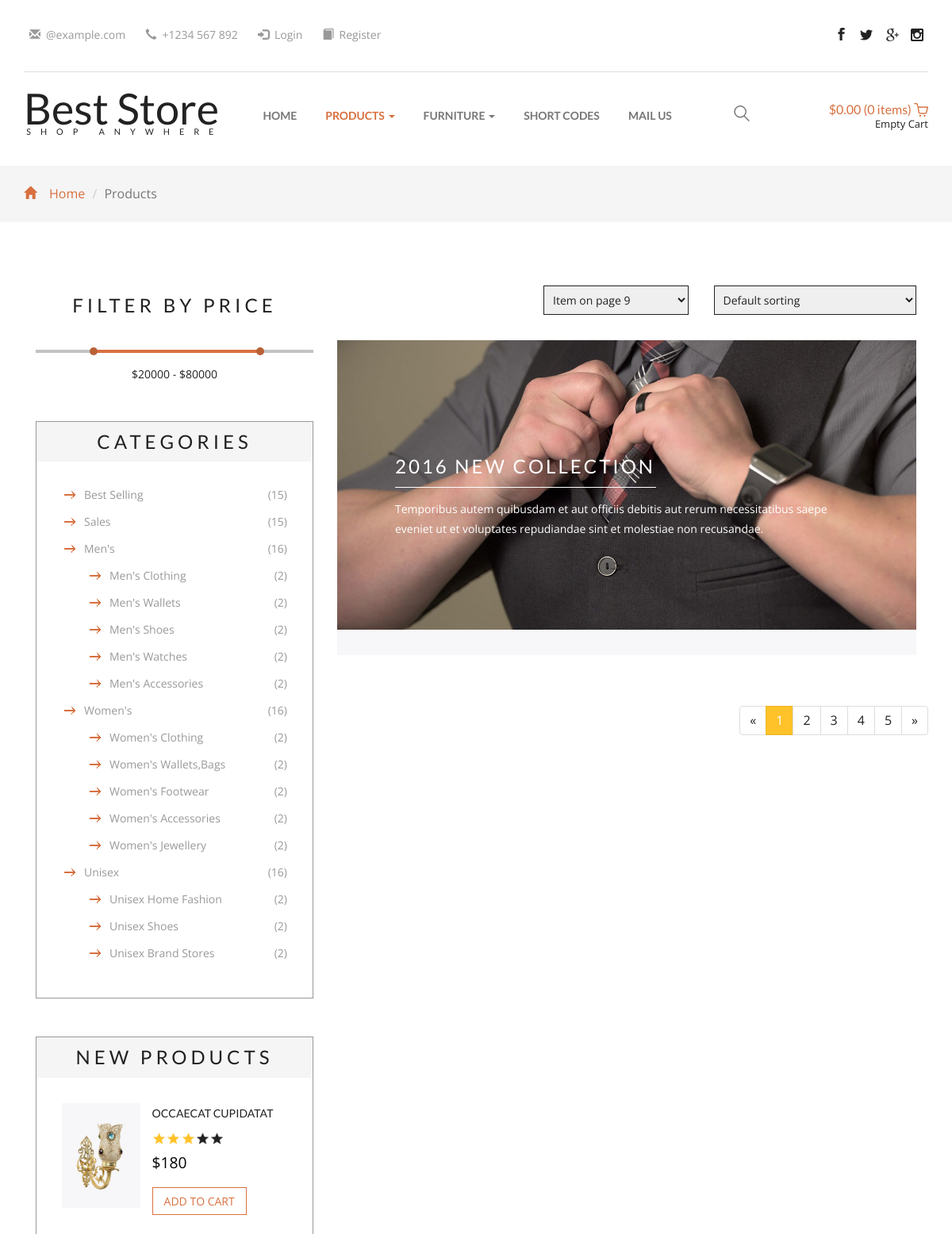
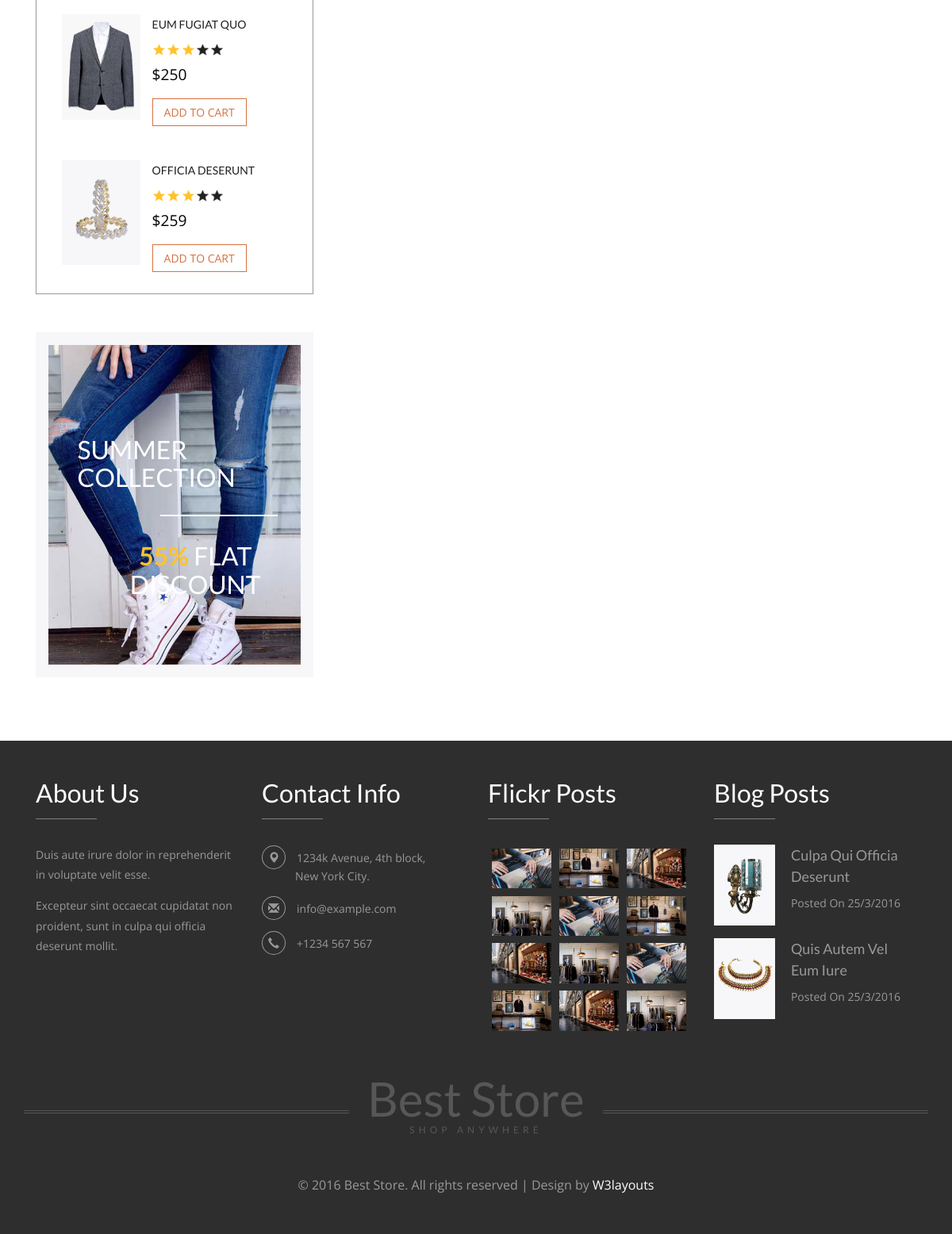
The page /view/routes.php?page=showProducts&id_sub_category=17 on the database its author committed (2 pictures, top to bottom).
### tables this page shows
CREATE TABLE `subcategory` (
  `id_sub_category` int(11) NOT NULL,
  `subcategory_name` varchar(255) NOT NULL,
  `category_id` int(11) NOT NULL
);

### controller/Controller.php (called while the page is built, shortened)
<?php
require_once '../model/DAO.php';
class Controller{
  public function showProducts(){
		 $dao=new DAO();
		 $categories=$dao->getCategoriesAndSubcategories();
		 include 'products.php';
	}
}

### config/db.php (called while the page is built)
<?php
class DB{
    private static $factory;
    public static function createInstance($config = null)
    {
        $settings['dbname'] = 'hardcodeone';
        $settings['dbhost'] = '127.0.0.1';
        $settings['dbuser'] = 'root';
        $settings['dbpass'] = '';
        try{
            $dsn = 'mysql:dbname=' . $settings['dbname'] . ';host=' . $settings['dbhost'];
            $pdo = new PDO($dsn, $settings['dbuser'], $settings['dbpass'], array(PDO::MYSQL_ATTR_INIT_COMMAND => "SET NAMES utf8"));
            $pdo->setAttribute(PDO::ATTR_ERRMODE, PDO::ERRMODE_EXCEPTION);
            $pdo->setAttribute(PDO::ATTR_EMULATE_PREPARES, true);
            $pdo->setAttribute(PDO::ATTR_DEFAULT_FETCH_MODE, PDO::FETCH_ASSOC);
            self::$factory[$config] = $pdo;
            return self::$factory[$config];
        }
        catch (PDOException $e) {
            die ('Connection failed: ' . $e->getMessage());
        }
    }
}
?>

### model/DAO.php (called while the page is built, shortened)
<?php
require_once '../config/db.php';
class DAO{
	private $db;
	private $GET_CATEGORIES_AND_SUBCATEGORIES="SELECT category.*,subcategory.* FROM category JOIN subcategory ON subcategory.category_id=category.id";
	public function __construct(){
		$this->db =DB::createInstance();
	}
	public function getCategoriesAndSubcategories(){
		$statement =$this->db->prepare($this->GET_CATEGORIES_AND_SUBCATEGORIES);
		$statement->execute();
		$result=$statement->fetchAll();
		return $result;
	}
}

### view/products.php (the view, shortened to what this page needs)
<?php
$categories=isset($categories)?$categories:array();
$noviNiz = array();
foreach($categories as $key => $item)
{
   $noviNiz[$item['category_name']][$key]['id_sub_category']=$item['id_sub_category'];
   $noviNiz[$item['category_name']][$key]['subcategory_name']=$item['subcategory_name'];
}
krsort($noviNiz, SORT_NUMERIC);
?>
<!DOCTYPE html>
<html>
<head>
<link href="css/bootstrap.css" rel="stylesheet" type="text/css" media="all" />
<link href="css/style.css" rel="stylesheet" type="text/css" media="all" />
<link rel="stylesheet" type="text/css" href="css/jquery-ui.css">
<link href="css/animate.min.css" rel="stylesheet">
</head>
<body>
	<div class="header">
		<div class="container">
			<div class="header-grid">
				<div class="header-grid-left animated wow slideInLeft" data-wow-delay=".5s">
					<ul>
						<li><i class="glyphicon glyphicon-envelope" aria-hidden="true"></i><a href="mailto:info@example.com">@example.com</a></li>
						<li><i class="glyphicon glyphicon-earphone" aria-hidden="true"></i>+1234 <span>567</span> 892</li>
						<li><i class="glyphicon glyphicon-log-in" aria-hidden="true"></i><a href="routes.php?page=showlogin">Login</a></li>
						<li><i class="glyphicon glyphicon-book" aria-hidden="true"></i><a href="routes.php?page=showregister">Register</a></li>
					</ul>
				</div>
				<div class="header-grid-right animated wow slideInRight" data-wow-delay=".5s">
					<ul class="social-icons">
						<li><a href="#" class="facebook"></a></li>
						<li><a href="#" class="twitter"></a></li>
						<li><a href="#" class="g"></a></li>
						<li><a href="#" class="instagram"></a></li>
					</ul>
				</div>
				<div class="clearfix"> </div>
			</div>
			<div class="logo-nav">
				<div class="logo-nav-left animated wow zoomIn" data-wow-delay=".5s">
					<h1><a href="routes.php?page=index">Best Store <span>Shop anywhere</span></a></h1>
				</div>
				<div class="logo-nav-left1">
					<nav class="navbar navbar-default">
					<div class="collapse navbar-collapse" id="bs-megadropdown-tabs">
						<ul class="nav navbar-nav">
							<li><a href="index.html">Home</a></li>
							 <li class="dropdown active">
								<a href="#" class="dropdown-toggle act" data-toggle="dropdown">Products <b class="caret"></b></a>
							</li>
							<li class="dropdown">
								<a href="#" class="dropdown-toggle" data-toggle="dropdown">Furniture <b class="caret"></b></a>
							</li>
							<li><a href="short-codes.html">Short Codes</a></li>
							<li><a href="mail.html">Mail Us</a></li>
						</ul>
					</div>
					</nav>
				</div>
				<div class="logo-nav-right">
					<div class="search-box">
						<div id="sb-search" class="sb-search">
							<form>
								<span class="sb-icon-search"> </span>
							</form>
						</div>
					</div>
				</div>
				<div class="header-right">
					<div class="cart box_1">
						<a href="checkout.html">
							<h3> <div class="total">
								<span class="simpleCart_total"></span> (<span id="simpleCart_quantity" class="simpleCart_quantity"></span> items)</div>
								<img src="images/bag.png" alt="" />
							</h3>
						</a>
						<p><a href="javascript:;" class="simpleCart_empty">Empty Cart</a></p>
					</div>
				</div>
				<div class="clearfix"> </div>
			</div>
		</div>
	</div>
	<div class="breadcrumbs">
		<div class="container">
			<ol class="breadcrumb breadcrumb1 animated wow slideInLeft" data-wow-delay=".5s">
				<li><a href="index.html"><span class="glyphicon glyphicon-home" aria-hidden="true"></span>Home</a></li>
				<li class="active">Products</li>
			</ol>
		</div>
	</div>
	<div class="products">
		<div class="container">
			<div class="col-md-4 products-left">
				<div class="filter-price animated wow slideInUp" data-wow-delay=".5s">
					<h3>Filter By Price</h3>
					<ul class="dropdown-menu1">
							<li><a href="">
							<div id="slider-range"></div>
							<input type="text" id="amount" style="border: 0" />
							</a></li>
					</ul>
				</div>
				<div class="categories animated wow slideInUp" data-wow-delay=".5s">
					<h3>Categories</h3>
					<ul class="cate">
						<li><a href="products.html">Best Selling</a> <span>(15)</span></li>
            <li><a href="products.html">Sales</a> <span>(15)</span></li>
            <?php foreach ($noviNiz as $key => $value) {
            ?>
						<li><a href="products.html"><?php echo $key;?></a> <span>(16)</span></li>
              <?php  foreach ($value as $jedna) {
              ?>
							<ul>
								<li><a href="products.html"><?php echo $jedna['subcategory_name']; ?></a> <span>(2)</span></li>
							</ul>
          <?php
            }
           } ?>
							</ul>
				</div>
				<div class="new-products animated wow slideInUp" data-wow-delay=".5s">
					<h3>New Products</h3>
					<div class="new-products-grids">
						<div class="new-products-grid">
							<div class="new-products-grid-left">
								<a href="single.html"><img src="images/6.jpg" alt=" " class="img-responsive" /></a>
							</div>
							<div class="new-products-grid-right">
								<h4><a href="single.html">occaecat cupidatat</a></h4>
								<div class="rating">
									<div class="rating-left">
										<img src="images/2.png" alt=" " class="img-responsive">
									</div>
									<div class="rating-left">
										<img src="images/2.png" alt=" " class="img-responsive">
									</div>
									<div class="rating-left">
										<img src="images/2.png" alt=" " class="img-responsive">
									</div>
									<div class="rating-left">
										<img src="images/1.png" alt=" " class="img-responsive">
									</div>
									<div class="rating-left">
										<img src="images/1.png" alt=" " class="img-responsive">
									</div>
								</div>
								<div class="simpleCart_shelfItem new-products-grid-right-add-cart">
									<p> <span class="item_price">$180</span><a class="item_add" href="#">add to cart </a></p>
								</div>
							</div>
							<div class="clearfix"> </div>
						</div>
						<div class="new-products-grid">
							<div class="new-products-grid-left">
								<a href="single.html"><img src="images/26.jpg" alt=" " class="img-responsive" /></a>
							</div>
							<div class="new-products-grid-right">
								<h4><a href="single.html">eum fugiat quo</a></h4>
								<div class="rating">
									<div class="rating-left">
										<img src="images/2.png" alt=" " class="img-responsive">
									</div>
									<div class="rating-left">
										<img src="images/2.png" alt=" " class="img-responsive">
									</div>
									<div class="rating-left">
										<img src="images/2.png" alt=" " class="img-responsive">
									</div>
									<div class="rating-left">
										<img src="images/1.png" alt=" " class="img-responsive">
									</div>
									<div class="rating-left">
										<img src="images/1.png" alt=" " class="img-responsive">
									</div>
								</div>
								<div class="simpleCart_shelfItem new-products-grid-right-add-cart">
									<p> <span class="item_price">$250</span><a class="item_add" href="#">add to cart </a></p>
								</div>
							</div>
							<div class="clearfix"> </div>
						</div>
						<div class="new-products-grid">
							<div class="new-products-grid-left">
								<a href="single.html"><img src="images/11.jpg" alt=" " class="img-responsive" /></a>
							</div>
							<div class="new-products-grid-right">
								<h4><a href="single.html">officia deserunt</a></h4>
								<div class="rating">
									<div class="rating-left">
										<img src="images/2.png" alt=" " class="img-responsive">
									</div>
									<div class="rating-left">
										<img src="images/2.png" alt=" " class="img-responsive">
									</div>
									<div class="rating-left">
										<img src="images/2.png" alt=" " class="img-responsive">
									</div>
									<div class="rating-left">
										<img src="images/1.png" alt=" " class="img-responsive">
									</div>
									<div class="rating-left">
										<img src="images/1.png" alt=" " class="img-responsive">
									</div>
								</div>
								<div class="simpleCart_shelfItem new-products-grid-right-add-cart">
									<p> <span class="item_price">$259</span><a class="item_add" href="#">add to cart </a></p>
								</div>
							</div>
							<div class="clearfix"> </div>
						</div>
					</div>
				</div>
				<div class="men-position animated wow slideInUp" data-wow-delay=".5s">
					<a href="single.html"><img src="images/27.jpg" alt=" " class="img-responsive" /></a>
					<div class="men-position-pos">
						<h4>Summer collection</h4>
						<h5><span>55%</span> Flat Discount</h5>
					</div>
				</div>
			</div>
			<div class="col-md-8 products-right">
				<div class="products-right-grid">
					<div class="products-right-grids animated wow slideInRight" data-wow-delay=".5s">
						<div class="sorting">
							<select id="country" onchange="change_country(this.value)" class="frm-field required sect">
								<option value="null">Default sorting</option>
							</select>
						</div>
						<div class="sorting-left">
							<select id="country1" onchange="change_country(this.value)" class="frm-field required sect">
								<option value="null">Item on page 9</option>
							</select>
						</div>
					</div>
					<div class="products-right-grids-position animated wow slideInRight" data-wow-delay=".5s">
						<img src="images/18.jpg" alt=" " class="img-responsive" />
						<div class="products-right-grids-position1">
							<h4>2016 New Collection</h4>
							<p>Temporibus autem quibusdam et aut officiis debitis aut rerum
								necessitatibus saepe eveniet ut et voluptates repudiandae sint et molestiae
								non recusandae.</p>
						</div>
					</div>
				</div>
				<div class="products-right-grids-bottom">
					</div>
				</div>
				<nav class="numbering animated wow slideInRight" data-wow-delay=".5s">
				  <ul class="pagination paging">
					<li>
					  <a href="#" aria-label="Previous">
						<span aria-hidden="true">&laquo;</span>
					  </a>
					</li>
					<li class="active"><a href="#">1<span class="sr-only">(current)</span></a></li>
					<li><a href="#">2</a></li>
					<li><a href="#">3</a></li>
					<li><a href="#">4</a></li>
					<li><a href="#">5</a></li>
					<li>
					  <a href="#" aria-label="Next">
						<span aria-hidden="true">&raquo;</span>
					  </a>
					</li>
				  </ul>
				</nav>
			</div>
		</div>
	<div class="footer">
		<div class="container">
			<div class="footer-grids">
				<div class="col-md-3 footer-grid animated wow slideInLeft" data-wow-delay=".5s">
					<h3>About Us</h3>
					<p>Duis aute irure dolor in reprehenderit in voluptate velit esse.<span>Excepteur sint occaecat cupidatat
						non proident, sunt in culpa qui officia deserunt mollit.</span></p>
				</div>
				<div class="col-md-3 footer-grid animated wow slideInLeft" data-wow-delay=".6s">
					<h3>Contact Info</h3>
					<ul>
						<li><i class="glyphicon glyphicon-map-marker" aria-hidden="true"></i>1234k Avenue, 4th block, <span>New York City.</span></li>
						<li><i class="glyphicon glyphicon-envelope" aria-hidden="true"></i><a href="mailto:info@example.com">info@example.com</a></li>
						<li><i class="glyphicon glyphicon-earphone" aria-hidden="true"></i>+1234 567 567</li>
					</ul>
				</div>
				<div class="col-md-3 footer-grid animated wow slideInLeft" data-wow-delay=".7s">
					<h3>Flickr Posts</h3>
					<div class="footer-grid-left">
						<a href="single.html"><img src="images/13.jpg" alt=" " class="img-responsive" /></a>
					</div>
					<div class="footer-grid-left">
						<a href="single.html"><img src="images/14.jpg" alt=" " class="img-responsive" /></a>
					</div>
					<div class="footer-grid-left">
						<a href="single.html"><img src="images/15.jpg" alt=" " class="img-responsive" /></a>
					</div>
					<div class="footer-grid-left">
						<a href="single.html"><img src="images/16.jpg" alt=" " class="img-responsive" /></a>
					</div>
					<div class="footer-grid-left">
						<a href="single.html"><img src="images/13.jpg" alt=" " class="img-responsive" /></a>
					</div>
					<div class="footer-grid-left">
						<a href="single.html"><img src="images/14.jpg" alt=" " class="img-responsive" /></a>
					</div>
					<div class="footer-grid-left">
						<a href="single.html"><img src="images/15.jpg" alt=" " class="img-responsive" /></a>
					</div>
					<div class="footer-grid-left">
						<a href="single.html"><img src="images/16.jpg" alt=" " class="img-responsive" /></a>
					</div>
					<div class="footer-grid-left">
						<a href="single.html"><img src="images/13.jpg" alt=" " class="img-responsive" /></a>
					</div>
					<div class="footer-grid-left">
						<a href="single.html"><img src="images/14.jpg" alt=" " class="img-responsive" /></a>
					</div>
					<div class="footer-grid-left">
						<a href="single.html"><img src="images/15.jpg" alt=" " class="img-responsive" /></a>
					</div>
					<div class="footer-grid-left">
						<a href="single.html"><img src="images/16.jpg" alt=" " class="img-responsive" /></a>
					</div>
					<div class="clearfix"> </div>
				</div>
				<div class="col-md-3 footer-grid animated wow slideInLeft" data-wow-delay=".8s">
					<h3>Blog Posts</h3>
					<div class="footer-grid-sub-grids">
						<div class="footer-grid-sub-grid-left">
							<a href="single.html"><img src="images/9.jpg" alt=" " class="img-responsive" /></a>
						</div>
						<div class="footer-grid-sub-grid-right">
							<h4><a href="single.html">culpa qui officia deserunt</a></h4>
							<p>Posted On 25/3/2016</p>
						</div>
						<div class="clearfix"> </div>
					</div>
					<div class="footer-grid-sub-grids">
						<div class="footer-grid-sub-grid-left">
							<a href="single.html"><img src="images/10.jpg" alt=" " class="img-responsive" /></a>
						</div>
						<div class="footer-grid-sub-grid-right">
							<h4><a href="single.html">Quis autem vel eum iure</a></h4>
							<p>Posted On 25/3/2016</p>
						</div>
						<div class="clearfix"> </div>
					</div>
				</div>
				<div class="clearfix"> </div>
			</div>
			<div class="footer-logo animated wow slideInUp" data-wow-delay=".5s">
				<h2><a href="index.html">Best Store <span>shop anywhere</span></a></h2>
			</div>
			<div class="copy-right animated wow slideInUp" data-wow-delay=".5s">
				<p>&copy 2016 Best Store. All rights reserved | Design by <a href="http://w3layouts.com/">W3layouts</a></p>
			</div>
		</div>
	</div>
</body>
</html>

### view/routes.php (shortened to what this page needs)
<?php
require_once '../controller/Controller.php';
$controller = new Controller();
$pageGet=isset($_GET['page'])?$_GET['page']:"index";
$pagePost=isset($_POST['page'])?$_POST['page']:"index";
$page=($pageGet!='index')?$pageGet:$pagePost;
switch ($page){
  case 'showProducts':
		$controller->showProducts();
	break;
}

### rows shown on the page
subcategory: subcategory_name "Men's Clothing"
subcategory: subcategory_name "Men's Wallets"
subcategory: subcategory_name "Men's Shoes"
subcategory: subcategory_name "Men's Watches"
subcategory: subcategory_name "Men's Accessories"
subcategory: subcategory_name "Women's Clothing"
subcategory: subcategory_name "Women's Wallets,Bags"
subcategory: subcategory_name "Women's Footwear"
subcategory: subcategory_name "Women's Accessories"
subcategory: subcategory_name "Women's Jewellery"
subcategory: subcategory_name "Unisex Home Fashion"
subcategory: subcategory_name "Unisex Shoes"
subcategory: subcategory_name "Unisex Brand Stores"

### other values the page prints
$key "Men's"
$key "Women's"
$key "Unisex"
